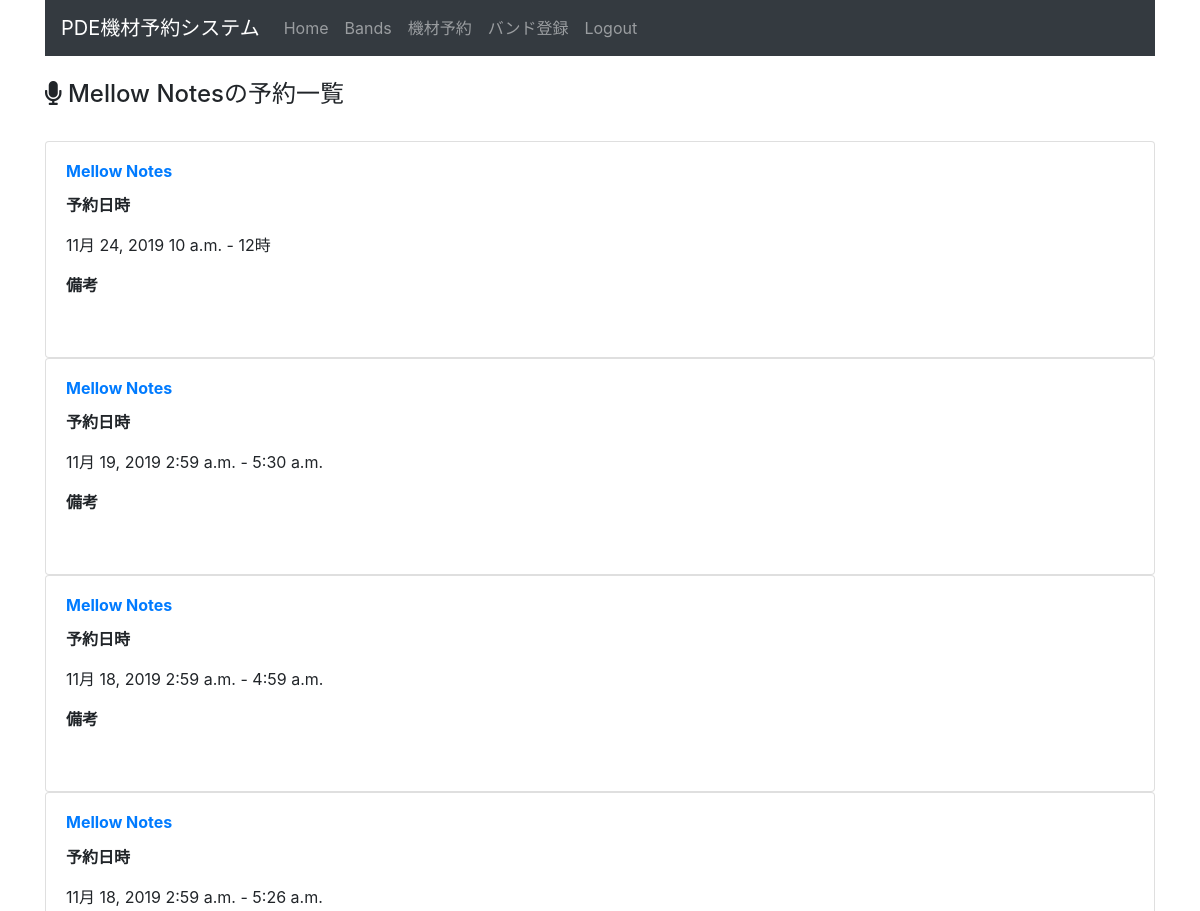
The page /equipment_management/schedule_by_band/14 (signed in, upper part) on the database as committed earlier.
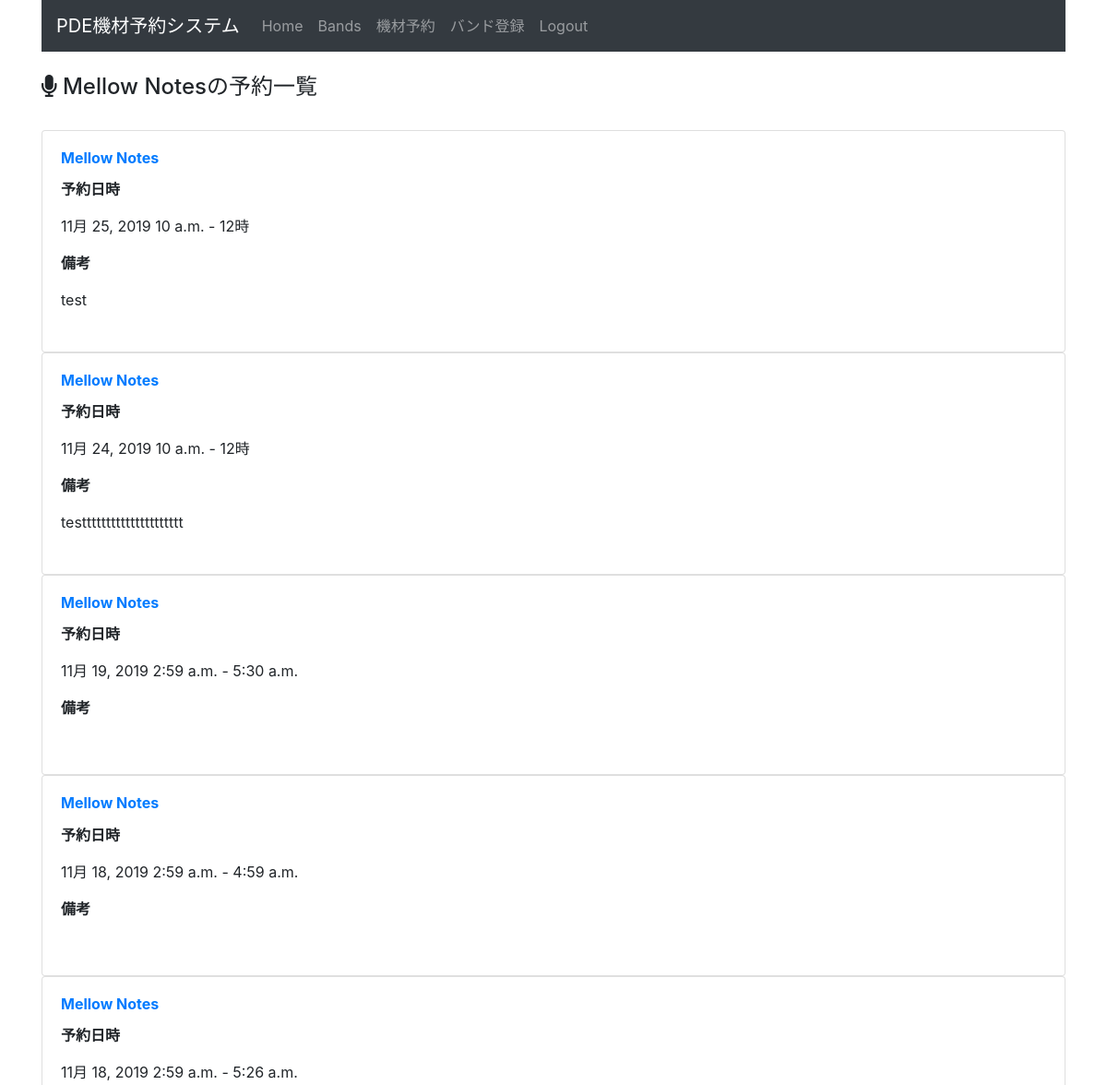
The same page on the database as committed later.
### equipment_management/models.py (models this page shows, shortened)
class Schedule(models.Model):
  band_id = models.ForeignKey(Band, on_delete=models.CASCADE)
  pa_name = models.CharField(max_length=255, verbose_name='PA担当者名')
  active_date = models.DateField(default=timezone.now, verbose_name='予約日')
  start_at = models.TimeField(default= nine_hours_hence(), verbose_name='開始時間')
  end_at = models.TimeField(default=two_hours_hence, verbose_name='終了時間')
  text = models.TextField(blank=True, verbose_name='備考欄')
  created_at = models.DateTimeField(auto_now=True)
  updated_at = models.DateTimeField(auto_now=True)
  def is_avaiable(self):
    today = datetime.date.today()
    current_time = datetime.datetime.now().time()
    if today < self.active_date:
      return True
    elif (today == self.active_date) and (current_time < self.start_at):
      return True
    else:
      return False

class Band(models.Model):
  band_name = models.CharField(max_length=255,
                               verbose_name="Band's Name",
                               unique=True,
                               )
  responsible_person_name = models.CharField(max_length=255,
                                             verbose_name="Band Master's Name")
  created_at = models.DateTimeField(auto_now_add=True)
  updated_at = models.DateTimeField(auto_now=True)
  def __str__(self):
      return self.band_name

### equipment_management/views.py (the view)
# urls.py: path('schedule_by_band/<int:pk>', views.schedule_by_band, name='schedule_by_band'),
@login_required
def schedule_by_band(request, pk):
  band_name = Band.objects.get(pk=pk)
  context = {
      'band_name' : band_name,
      'schedules' : Schedule.objects.filter(band_id=band_name).order_by('-active_date'),
  }
  return render(request, 'equipment_management/schedule_by_band.html', context)

### equipment_management/templates/equipment_management/schedule_by_band.html (shortened to what this page needs)
{% extends 'equipment_management/base.html' %}
{% block content %}
<br>
<h4><i class="fas fa-microphone"></i> {{ band_name }}の予約一覧</h4>
<br>
{% for schedule in schedules %}
<div class="card">
    <div class="card-body">
      <h6 class="card-title font-weight-bold">
        <a href="{% url 'equipment:schedule_by_band' schedule.band_id.id %}">{{ schedule.band_id }}</a>
      </h6>
      <p class="card-text font-weight-bold">予約日時</p>
      <p class="card-text">{{ schedule.active_date }} {{ schedule.start_at }} - {{ schedule.end_at }}</p>
      <p class="card-text font-weight-bold">備考</p>
      <div class='test'>
        <p class="card-text text-break">{{ schedule.text }}</p>
      </div>
      <br>
    </div>
  </div>
{% endfor %}
{% endblock %}

Rows that differ between the two databases and show on the page:
added Schedule: band_id "Mellow Notes", active_date "11月 25, 2019", start_at "10 a.m.", end_at "12時", text "test"
changed Schedule: text (not shown) → "testtttttttttttttttttttt"
